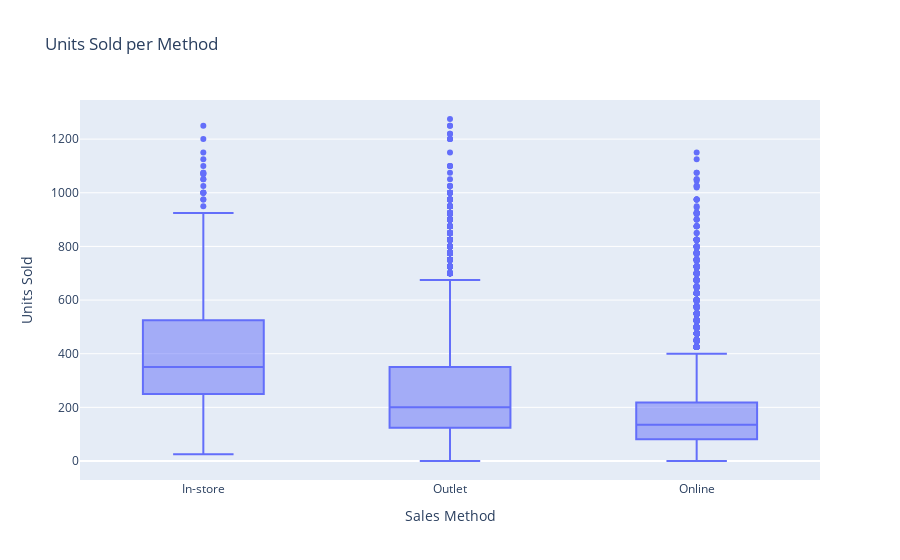

The notebook cell this image was saved under:
### Code cell
px.box(data_frame=df,x='Sales Method',y='Units Sold',title='Units Sold per Method')

### Figure 1 — Plotly figure (JSON) as saved in the notebook; plotly's stock layout.template omitted (floating-point values rounded to 4 significant figures; data arrays with more than 128 entries replaced by an {"elided": "..."} marker saying what was removed)
{"data": [{"alignmentgroup": "True", "hovertemplate": "Sales Method=%{x}<br>Units Sold=%{y}<extra></extra>", "legendgroup": "", "marker": {"color": "#636efa"}, "name": "", "notched": false, "offsetgroup": "", "orientation": "v", "showlegend": false, "type": "box", "x": {"elided": "9648 str values"}, "x0": " ", "xaxis": "x", "y": {"elided": "9648 int values"}, "y0": " ", "yaxis": "y"}], "layout": {"boxmode": "group", "legend": {"tracegroupgap": 0}, "title": {"text": "Units Sold per Method"}, "xaxis": {"anchor": "y", "domain": [0, 1], "title": {"text": "Sales Method"}}, "yaxis": {"anchor": "x", "domain": [0, 1], "title": {"text": "Units Sold"}}}}
